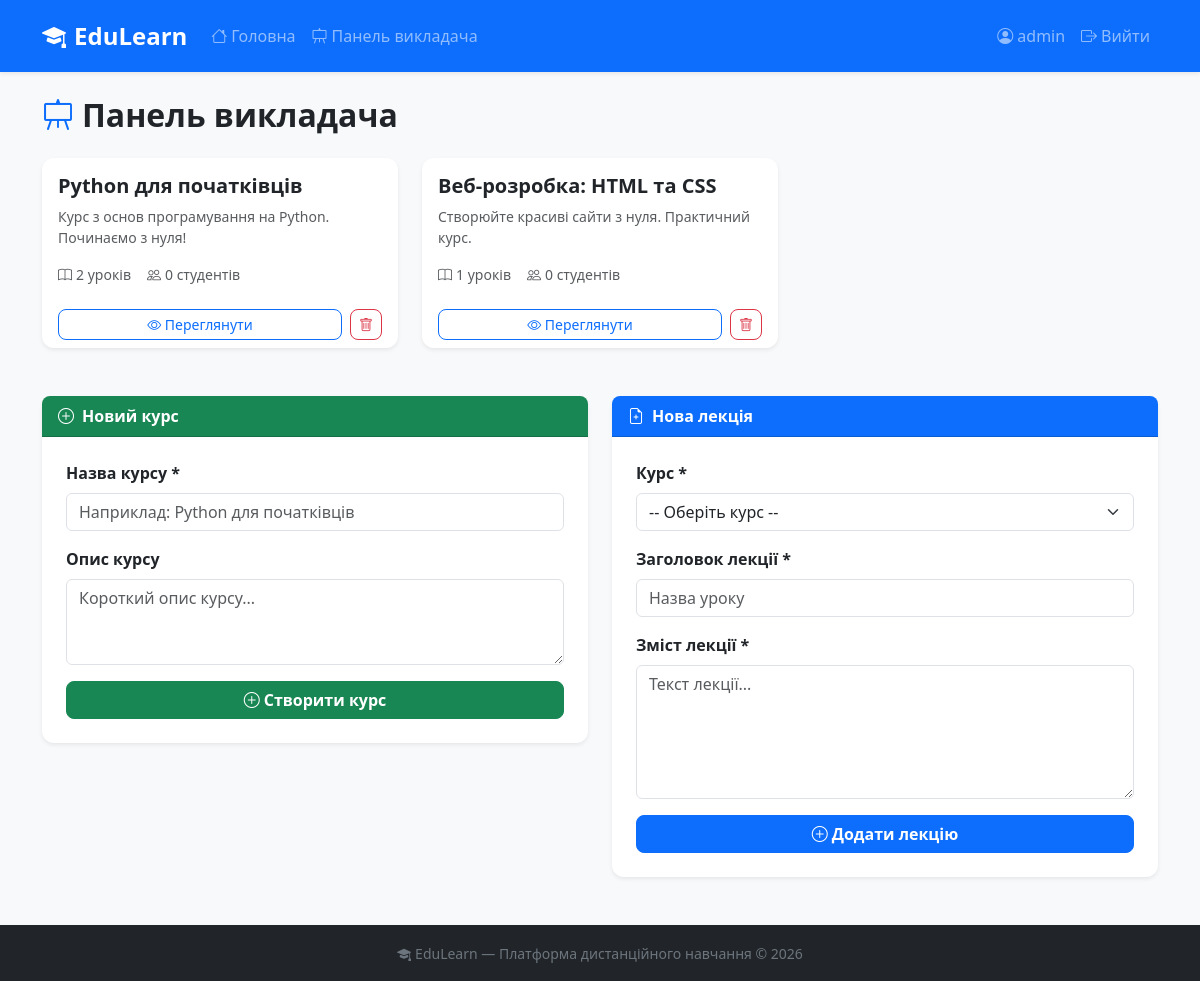
/teacher (signed in), run on the app's committed database.
### tables this page shows
CREATE TABLE users (
                id INTEGER PRIMARY KEY AUTOINCREMENT,
                username TEXT UNIQUE NOT NULL,
                password TEXT NOT NULL,
                role TEXT DEFAULT 'student'
            );

CREATE TABLE courses (
                id INTEGER PRIMARY KEY AUTOINCREMENT,
                title TEXT NOT NULL,
                description TEXT,
                author_id INTEGER,
                created_at TIMESTAMP DEFAULT CURRENT_TIMESTAMP
            );

### app.py (the view, shortened to what this page needs)
@app.route('/teacher', methods=['GET','POST'])
def teacher():
    user = current_user()
    if not user or user['role'] != 'teacher':
        flash('Доступ лише для викладачів', 'danger')
        return redirect(url_for('index'))
    db = get_db()
    courses = db.execute('SELECT c.*, COUNT(DISTINCT l.id) as lesson_count, COUNT(DISTINCT e.id) as student_count FROM courses c LEFT JOIN lessons l ON l.course_id=c.id LEFT JOIN enrollments e ON e.course_id=c.id WHERE c.author_id=? GROUP BY c.id', (user['id'],)).fetchall()
    all_courses = db.execute('SELECT * FROM courses WHERE author_id=?', (user['id'],)).fetchall()
    return render_template('teacher.html', user=user, courses=courses, all_courses=all_courses)

### app.py (called while the page is built)
def get_db():
    conn = sqlite3.connect(DB)
    conn.row_factory = sqlite3.Row
    return conn

def current_user():
    if 'user_id' not in session: return None
    db = get_db()
    return db.execute("SELECT * FROM users WHERE id=?", (session['user_id'],)).fetchone()

### templates/teacher.html (shortened to what this page needs)
{% extends 'base.html' %}
{% block content %}
<h2 class="fw-bold mb-4"><i class="bi bi-easel text-primary me-2"></i>Панель викладача</h2>
<div class="row g-4 mb-5">
  {% for c in courses %}
  <div class="col-md-4">
    <div class="card border-0 shadow-sm h-100">
      <div class="card-body">
        <h5 class="fw-bold">{{ c.title }}</h5>
        <p class="text-muted small">{{ c.description or '—' }}</p>
        <div class="d-flex gap-3 text-muted small">
          <span><i class="bi bi-book me-1"></i>{{ c.lesson_count }} уроків</span>
          <span><i class="bi bi-people me-1"></i>{{ c.student_count }} студентів</span>
        </div>
      </div>
      <div class="card-footer bg-transparent border-0 d-flex gap-2">
        <a href="{{ url_for('course', cid=c.id) }}" class="btn btn-sm btn-outline-primary flex-fill">
          <i class="bi bi-eye"></i> Переглянути
        </a>
        <form method="POST" onsubmit="return confirm('Видалити курс?')">
          <button class="btn btn-sm btn-outline-danger"><i class="bi bi-trash"></i></button>
        </form>
      </div>
    </div>
  </div>
  {% endfor %}
</div>
<div class="row g-4">
  <div class="col-md-6">
    <div class="card border-0 shadow-sm">
      <div class="card-header bg-success text-white fw-bold">
        <i class="bi bi-plus-circle me-2"></i>Новий курс
      </div>
      <div class="card-body p-4">
        <form method="POST">
          <div class="mb-3">
            <label class="form-label fw-semibold">Назва курсу *</label>
            <input type="text" name="title" class="form-control" placeholder="Наприклад: Python для початківців" required>
          </div>
          <div class="mb-3">
            <label class="form-label fw-semibold">Опис курсу</label>
            <textarea name="description" class="form-control" rows="3" placeholder="Короткий опис курсу..."></textarea>
          </div>
          <button type="submit" class="btn btn-success w-100 fw-semibold">
            <i class="bi bi-plus-circle me-1"></i>Створити курс
          </button>
        </form>
      </div>
    </div>
  </div>
  <div class="col-md-6">
    <div class="card border-0 shadow-sm">
      <div class="card-header bg-primary text-white fw-bold">
        <i class="bi bi-file-earmark-plus me-2"></i>Нова лекція
      </div>
      <div class="card-body p-4">
        <form method="POST">
          <div class="mb-3">
            <label class="form-label fw-semibold">Курс *</label>
            <select name="course_id" class="form-select" required>
              <option value="">-- Оберіть курс --</option>
            </select>
          </div>
          <div class="mb-3">
            <label class="form-label fw-semibold">Заголовок лекції *</label>
            <input type="text" name="lesson_title" class="form-control" placeholder="Назва уроку" required>
          </div>
          <div class="mb-3">
            <label class="form-label fw-semibold">Зміст лекції *</label>
            <textarea name="content" class="form-control" rows="5" placeholder="Текст лекції..." required></textarea>
          </div>
          <button type="submit" class="btn btn-primary w-100 fw-semibold">
            <i class="bi bi-plus-circle me-1"></i>Додати лекцію
          </button>
        </form>
      </div>
    </div>
  </div>
</div>
{% endblock %}

### templates/base.html (shortened to what this page needs)
<!DOCTYPE html>
<html lang="uk">
<head>
    <link href="https://cdn.jsdelivr.net/npm/bootstrap@5.3.0/dist/css/bootstrap.min.css" rel="stylesheet">
    <link href="https://cdn.jsdelivr.net/npm/bootstrap-icons@1.11.0/font/bootstrap-icons.css" rel="stylesheet">
    <link href="{{ url_for('static', filename='css/style.css') }}" rel="stylesheet">
</head>
<body>
<nav class="navbar navbar-expand-lg navbar-dark bg-primary shadow-sm">
  <div class="container">
    <a class="navbar-brand fw-bold fs-4" href="{{ url_for('index') }}">
      <i class="bi bi-mortarboard-fill me-2"></i>EduLearn
    </a>
    <div class="collapse navbar-collapse" id="nav">
      <ul class="navbar-nav me-auto">
        <li class="nav-item"><a class="nav-link" href="{{ url_for('index') }}"><i class="bi bi-house me-1"></i>Головна</a></li>
        {% if user and user.role == 'teacher' %}
        <li class="nav-item"><a class="nav-link" href="{{ url_for('teacher') }}"><i class="bi bi-easel me-1"></i>Панель викладача</a></li>
        {% endif %}
      </ul>
      <ul class="navbar-nav">
        {% if user %}
        <li class="nav-item"><a class="nav-link" href="{{ url_for('profile') }}"><i class="bi bi-person-circle me-1"></i>{{ user.username }}</a></li>
        <li class="nav-item"><a class="nav-link" href="{{ url_for('logout') }}"><i class="bi bi-box-arrow-right me-1"></i>Вийти</a></li>
        {% else %}
        <li class="nav-item"><a class="nav-link" href="{{ url_for('login') }}"><i class="bi bi-box-arrow-in-right me-1"></i>Увійти</a></li>
        <li class="nav-item"><a class="nav-link btn btn-outline-light px-3 ms-2" href="{{ url_for('register') }}">Реєстрація</a></li>
        {% endif %}
      </ul>
    </div>
  </div>
</nav>
<div class="container mt-4 mb-5">
  {% block content %}{% endblock %}
</div>
<footer class="bg-dark text-secondary text-center py-3 mt-5">
  <small><i class="bi bi-mortarboard-fill me-1"></i>EduLearn — Платформа дистанційного навчання &copy; 2026</small>
</footer>
</body>
</html>

### static/css/style.css (style rules this page uses)
body { background-color: #f8f9fa; font-family: 'Segoe UI', sans-serif; }
.card-header { border-radius: 8px 8px 0 0 !important; }
.card { border-radius: 12px !important; }
.btn { border-radius: 8px; }
.navbar { padding: .8rem 0; }

### data on the page
users: username "admin"
courses: title "Python для початківців", description "Курс з основ програмування на Python. Починаємо з нуля!", lesson_count "2", student_count "0"
courses: title "Веб-розробка: HTML та CSS", description "Створюйте красиві сайти з нуля. Практичний курс.", lesson_count "1", student_count "0"
